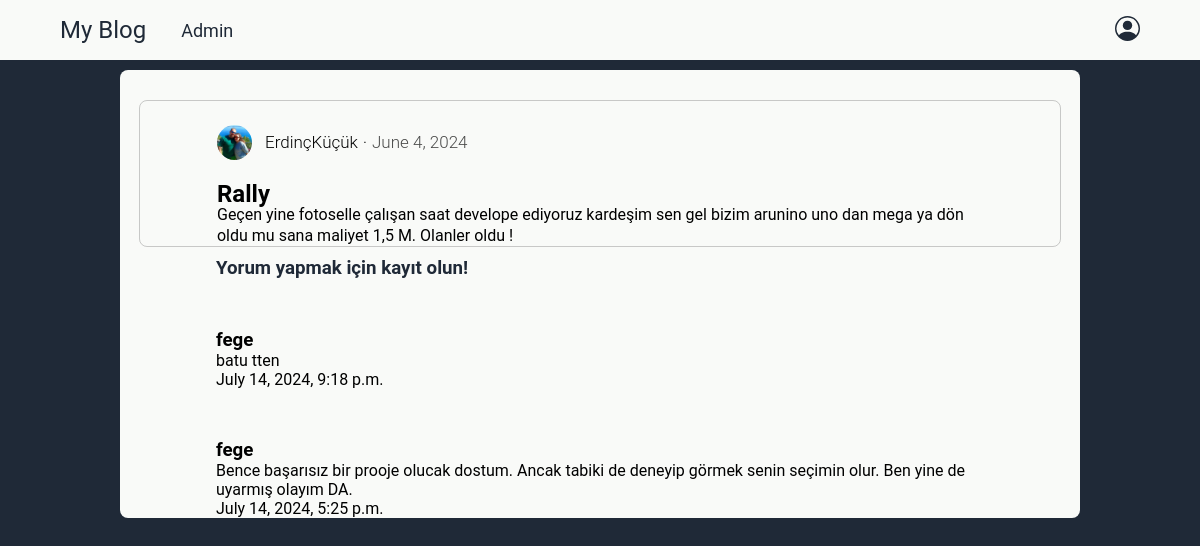
Screenshot of /details/28 with the database file from the repository.
### blog/models.py (models this page shows, shortened)
class Post(models.Model):
    author = models.ForeignKey("auth.User",on_delete = models.CASCADE)
    title = models.CharField(max_length=40)
    content = models.TextField()
    create_date = models.DateTimeField(default = timezone.now)
    published_date = models.DateTimeField(blank=True,null=True)

class UserModel(models.Model):
    user = models.OneToOneField(User,on_delete=models.CASCADE,related_name="UserModel")
    profile_pic = models.ImageField(upload_to='profile_pics',blank=True,null=True)

class Comment(models.Model):
    post=models.ForeignKey(Post,on_delete=models.CASCADE,related_name='comments')
    comment_author=models.ForeignKey("auth.User",on_delete=models.CASCADE)
    comment_content=models.TextField(max_length=200)
    comment_date=models.DateTimeField(auto_now_add=True)

### blog/views.py (the view)
# urls.py: path('details/<int:pk>',views.BlogDetailView,name='detail'),
def BlogDetailView(request,pk):
    if request.method=='POST':
        if request.user.is_authenticated:
            commentForm=CommentCreateForm(request.POST)
            post=models.Post.objects.get(pk=pk)
            if commentForm.is_valid():
                comment=commentForm.save(commit=False)
                comment.comment_author=request.user
                comment.post=post
                comment.save()
                return HttpResponseRedirect(request.path_info)
            else:
                return HttpResponse('Form is not valid !')
        else:
            return HttpResponse('You must log in if you want to post a comment.')
    else:
        post=models.Post.objects.get(pk=pk)
        comments=post.comments.all().order_by('-comment_date')
        commentForm=CommentCreateForm()
        return render(request,'blog/blog_details.html',context={'post':post,'comments':comments,'form':commentForm})

### templates/blog/blog_details.html (shortened to what this page needs)
{% extends "base.html" %}
{% block bodyBlock %}
  <div id="detail-div-main">
    <section id="detail-section1">
      <div>
        <div class="blog-user flex">
          <img class="author-pp" src="{{post.author.UserModel.profile_pic.url}}" alt="author-pp">
          <p class="author-name">{{post.author}}</p>
          <span style="margin-bottom:10px;"><p>.</p></span>
          <span style="opacity: 70%;"><p>{{post.create_date.date}}</p></span>
        </div>
        <h2>{{post.title}}</h2>
        <p>{{post.content}}</p>
      </div>
    </section>
    <section id="detail-section2">
      <div>
        {% if user.is_authenticated %}
          <form method='POST'>
            {% csrf_token %}
            <div class="flex">
              {{form.comment_content}}
            </div>
            <input type="submit" value="Send comment" class="btn btn-success">
          </form>
        {% else %}
        <h3 style="color:#1F2937;">Yorum yapmak için kayıt olun!</h3>
        {% endif %}
      </div>
      {% for comment in comments %}
        <div class="comment">
          <h3>{{comment.comment_author.username}}</h3>
          <p>{{comment.comment_content}}</p>
          <p>{{comment.comment_date}}</p>
        </div>
      {% endfor %}
    </section>
  </div>
{% endblock bodyBlock %}

### static/css/style.css (style rules this page uses)
body { background-color: #1F2937; color: #F9FAF8; }
* { padding: 0; margin: 0; text-decoration: none; list-style: none; font-family: "Roboto", sans-serif; }
section { width: 100%; }
.flex { display: flex; }
.author-pp { height: 35px; width: 35px; object-fit: cover; border-radius: 50%; margin-right: 8px; }
.blog-user { align-items: center; gap: 5px!important; font-weight: 300!important; font-size: 17px!important; }
#detail-div-main { background-color: #F9FAF8; color: black; margin: 70px 10% 0 10%; border-radius: 8px; }
#detail-section1 { padding-top: 30px; }
#detail-section1>div:first-child { padding: 0 8% 0 8%; margin: 0 2% 0 2%; line-height: 1.3em; border: solid 1px rgba(128, 128, 128, 0.408); border-radius: 8px; }
#detail-section1 .blog-user { margin: 2vw 0 2vw 0; }
#detail-section2 { padding-top: 10px; }
#detail-section2 div { margin: 0 10% 0 10%; }
#detail-section2 .comment { margin: 50px 10% 50px 10%; }

### rows the page displays
Post: author.UserModel.profile_pic (picture), author "ErdinçKüçük", create_date "June 4, 2024", title "Rally", content "Geçen yine fotoselle çalışan saat develope ediyoruz kardeşim sen gel bizim arunino uno dan mega ya dön oldu mu sana maliyet 1,5 M. Olanler oldu !"
Comment: comment_author.username "fege", comment_content "batu tten", comment_date "July 14, 2024, 9:18 p.m."
Comment: comment_author.username "fege", comment_content "Bence başarısız bir prooje olucak dostum. Ancak tabiki de deneyip görmek senin seçimin olur. Ben yine de uyarmış olayım DA.", comment_date "July 14, 2024, 5:25 p.m."
